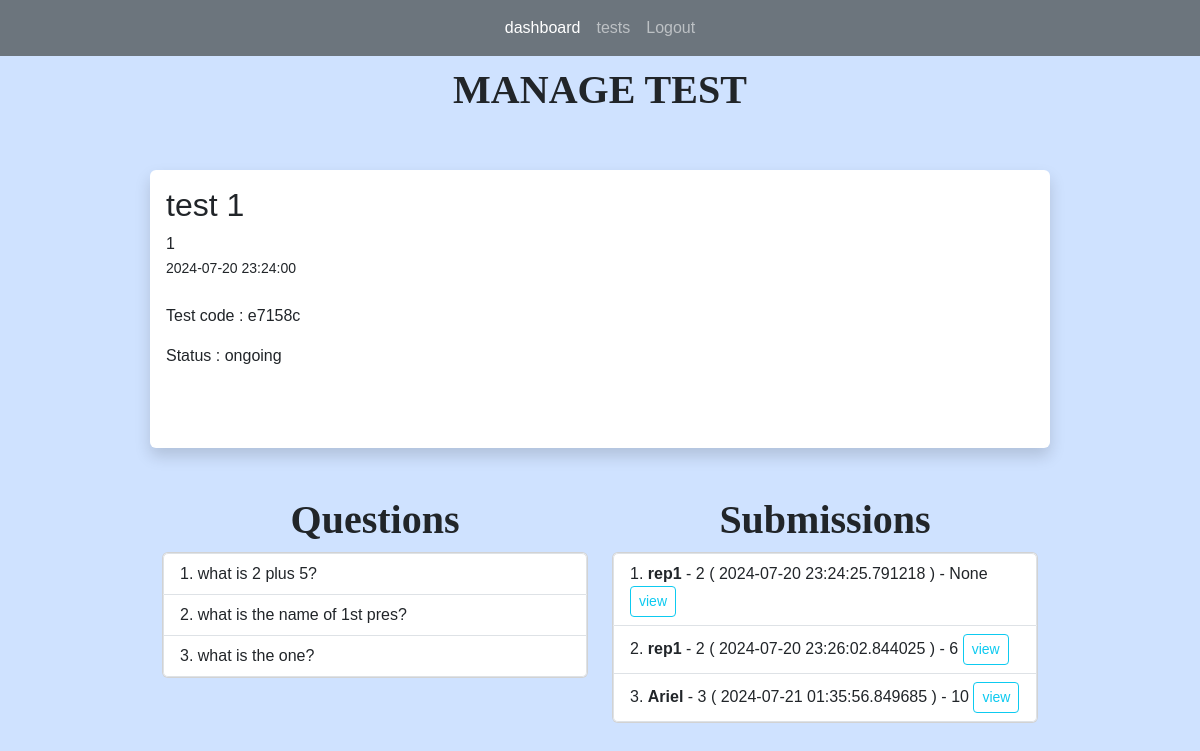
Before: /tests/1 (signed in) with the older database file.
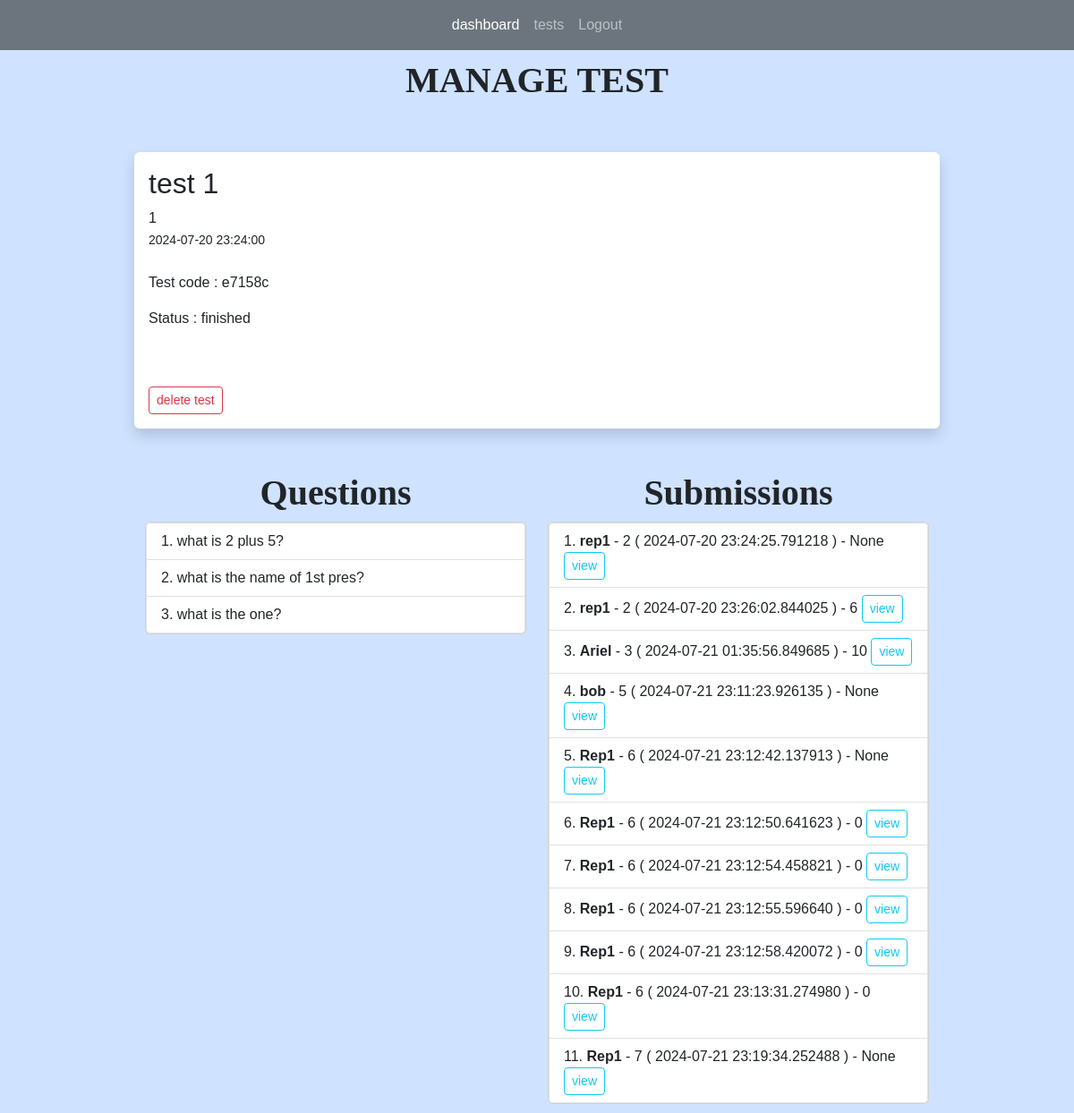
After: the same page with the newer database file.
### app.py (models this page shows)
class Tests(db.Model):
    test_id = db.Column(db.Integer, primary_key=True)
    title = db.Column(db.String(255))
    start_date = db.Column(db.DateTime, nullable = False)
    end_date = db.Column(db.DateTime, nullable = False)
    status = db.Column(db.String(255))
    teacher_id = db.Column(db.Integer, db.ForeignKey('users.id'))
    teacher = db.relationship('Users', backref=db.backref('tests', lazy=True))
    questions = db.relationship("Questions", backref="question_list")
    code = db.Column(db.String(6), unique=True)  # column to store the unique code
    students = db.relationship('Users', secondary='test_students', backref=db.backref('tests_registered', lazy=True))
    submissions = db.relationship('Submission', backref='test_submissions', lazy=True)

class Questions(db.Model):
    question_id = db.Column(db.Integer, primary_key=True)
    question_text = db.Column(db.String(255), nullable=False)
    question_type = db.Column(db.String(255), nullable=False)
    points = db.Column(db.Integer, nullable=False)
    option1 = db.Column(db.String(255))
    option2 = db.Column(db.String(255))
    option3 = db.Column(db.String(255))
    option4 = db.Column(db.String(255))
    correct_opt = db.Column(db.Integer)
    correct_ans = db.Column(db.String(255))
    test_id = db.Column(db.Integer, db.ForeignKey('tests.test_id'))
    test = db.relationship('Tests', backref=db.backref('question_test', lazy=True))
    answer = db.relationship("Answers", uselist=False)

class Submission(db.Model):
    submission_id = db.Column(db.Integer, primary_key=True)
    student_id = db.Column(db.Integer, db.ForeignKey('users.id'))
    test_id = db.Column(db.Integer, db.ForeignKey('tests.test_id'))
    submitted_at = db.Column(db.DateTime, default=datetime.now)
    total_points = db.Column(db.Integer)
    student = db.relationship('Users', backref=db.backref('submitter', lazy=True))
    test = db.relationship('Tests', backref=db.backref('submission_test', lazy=True))
    answers = db.relationship('Answers', backref=db.backref('answered_questions', lazy=True), lazy=True)

class Users(db.Model, UserMixin):
    id = db.Column(db.Integer, primary_key = True)
    name = db.Column(db.String(200), nullable=False)
    email = db.Column(db.String(120), nullable=False, unique =True)
    password = db.Column(db.String(128), nullable=False)
    role = db.Column(db.String(80), nullable=False)
    submissions = db.relationship('Submission', backref='submitted_tests', lazy=True)

### app.py (the view)
@app.route('/tests/<int:id>', methods=['GET', 'POST'])
@login_required(role="teacher")
def test(id):
    test = Tests.query.get_or_404(id)
    questions = Questions.query.filter_by(test_id = id)
    return render_template('manage_test.html', test=test, questions=questions)

### app.py (called while the page is built)
@login_manager.user_loader
def load_user(user_id):
    return Users.query.get(int(user_id))

def login_required(role="ANY"):
    def wrapper(fn):
        @wraps(fn)
        def decorated_view(*args, **kwargs):
            if not current_user.is_authenticated:
               return login_manager.unauthorized()
            if ( (current_user.role != role) and (role != "ANY")):
                return login_manager.unauthorized()
            return fn(*args, **kwargs)
        return decorated_view
    return wrapper

### templates/manage_test.html (shortened to what this page needs)
{% extends 'index.html' %}
{% block content %}
<h1>MANAGE TEST</h1>
<br>
<br/>
<div class="shadow p-3 mb-5 bg-body rounded">
	<h2>{{ test.title }}</h2>
    {{ test.teacher_id }}<br/>
	<small>{{ test.start_date }}</small> <br/><br/>
	<p>
		Test code : {{ test.code }}
	</p>
	<p>
		Status : {{ test.status }}
	</p>
	<br/><br/>
	{% if test.status == 'scheduled' or test.status == "finished" %}
		<a href="{{ url_for('delete_test', id=test.test_id)}}" class="btn btn-outline-danger btn-sm">delete test</a>
		<br/>
	{% endif %}
</div>
<div class="container text-center">
	<div class="row">
	  <div class="col">
		<h1>Questions</h1>
	  </div>
	  <div class="col">
		<h1>Submissions</h1>
	  </div>
	</div>
	<div class="row">
	  <div class="col">
		<div class="card">
			<ul class="list-group list-group-numbered">
				{% for question in questions %}
				<li style="text-align: left;" class="list-group-item justify-content-between ">
					{{ question.question_text }}
				</li>
				{% endfor %}
			</ul>
		</div>
	  </div>
	  <div class="col">
		<div class="card">
			<ul class="list-group list-group-numbered">
				{% for submission in test.submissions %}
				<li style="text-align: left;" class="list-group-item justify-content-between ">
					<b>
						{{ submission.student.name }}
					</b>
					 - {{ submission.student_id }}
					( {{ submission.submitted_at }} ) -
					{{ submission.total_points }}
					<a class="btn btn-outline-info btn-sm" href="{{ url_for('view_submission', id=test.test_id, submission_id = submission.submission_id)}}">view</a>
				</li>
				{% endfor %}
			</ul>
		</div>
	  </div>
	</div>
  </div>
{% endblock %}

### templates/index.html (shortened to what this page needs)
<!DOCTYPE html>
<html lang="en">
<head>
    <link href="https://cdn.jsdelivr.net/npm/bootstrap@5.3.3/dist/css/bootstrap.min.css"
    rel="stylesheet"
>
    <link rel="stylesheet" href="{{url_for('static', filename='main.css') }}">
</head>
<body class= "bg-primary-subtle" >
    {% if current_user.is_authenticated and current_user.role == "teacher" %}
        {% include 'teacher_navbar.html' %}
    {% endif %}
    <div style="margin-top: 10px;margin-bottom: 10px;margin-right: 150px;margin-left: 150px;">
        {% block content %}
        {% endblock %}
    </div>
</body>
</html>

### templates/teacher_navbar.html (shortened to what this page needs)
    <nav class="navbar navbar-expand-lg navbar-dark bg-secondary">
        <div class="collapse navbar-collapse" id="navbarNavAltMarkup">
            <div class="navbar-nav mx-auto">
            <a class="nav-link active" aria-current="page" href="{{ url_for('teacher_dashboard') }}">dashboard</a>
            <a class="nav-link" href="{{ url_for('tests') }}">tests</a>
            <a class="nav-link" href="{{ url_for('logout') }}">Logout</a>
            </div>
        </div>
    </nav>

### static/main.css (style rules this page uses)
body { font-family: Arial, sans-serif; margin: 0; padding: 0; }
nav a { color: #fff; text-decoration: none; }
H1 { font-family: Copperplate; font-weight: bold; font-size: 40px; text-align: center; }

Changed rows visible on the page:
changed Tests "test 1": status "ongoing" → "finished"
added Submission: student.name "bob", student_id "5", submitted_at "2024-07-21 23:11:23.926135", total_points "None"
added Submission: student.name "Rep1", student_id "6", submitted_at "2024-07-21 23:12:42.137913", total_points "None"
added Submission: student.name "Rep1", student_id "6", submitted_at "2024-07-21 23:12:50.641623", total_points "0"
added Submission: student.name "Rep1", student_id "6", submitted_at "2024-07-21 23:12:54.458821", total_points "0"
added Submission: student.name "Rep1", student_id "6", submitted_at "2024-07-21 23:12:55.596640", total_points "0"
added Submission: student.name "Rep1", student_id "6", submitted_at "2024-07-21 23:12:58.420072", total_points "0"
added Submission: student.name "Rep1", student_id "6", submitted_at "2024-07-21 23:13:31.274980", total_points "0"
added Submission: student.name "Rep1", student_id "7", submitted_at "2024-07-21 23:19:34.252488", total_points "None"
Other visible differences:
text now shown: "delete test"
